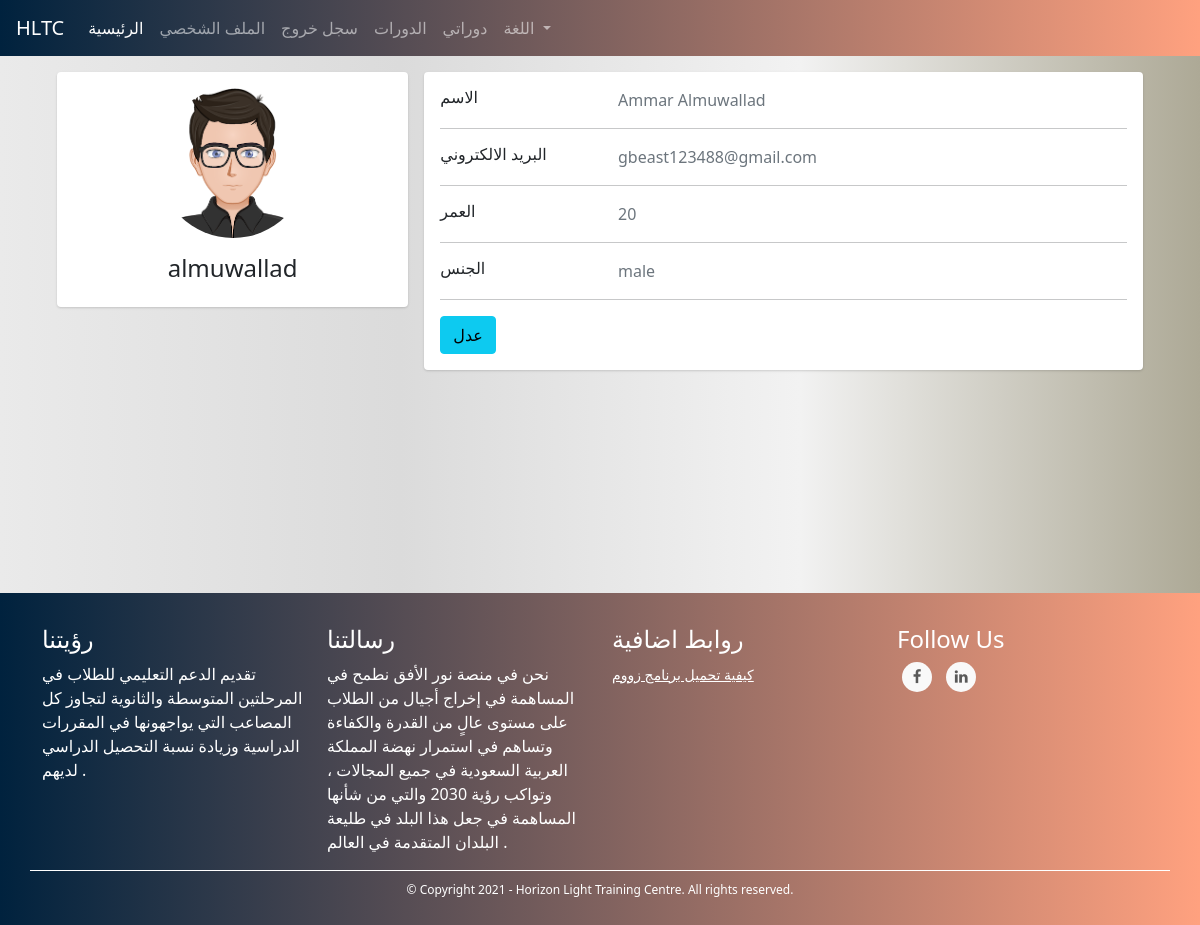
The app's page /students/profile (signed in), older data.
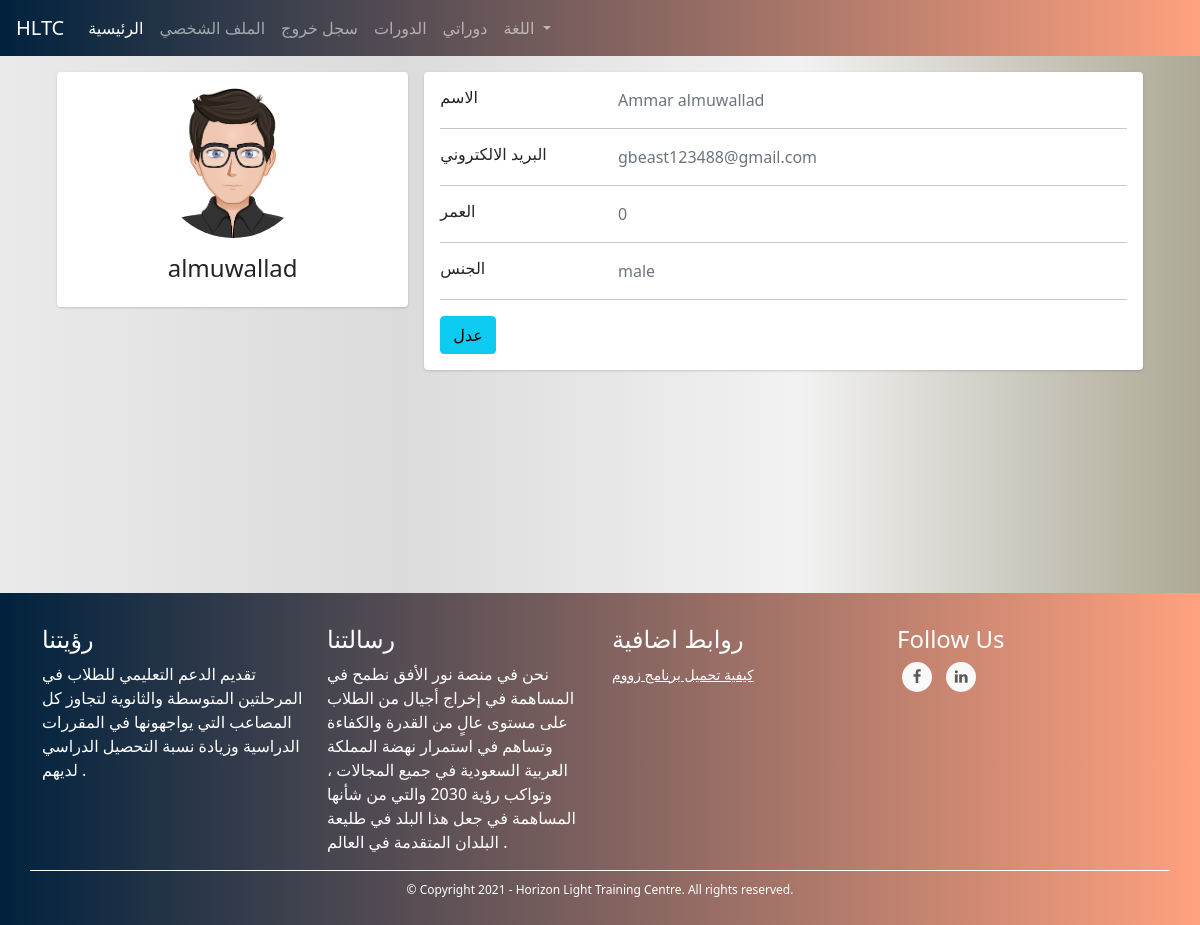
The same page, newer data.
### TUTOR/models.py (models this page shows, shortened)
class UserModel(db.Model, UserMixin):
    id = db.Column(db.Integer, primary_key=True)
    first_name = db.Column(db.String(128), nullable=False)
    last_name = db.Column(db.String(128), nullable=False)
    username = db.Column(db.String(20), unique=True, nullable=False)
    email = db.Column(db.String(256), unique=True, nullable=False)
    password = db.Column(db.String(255), nullable=False)
    user_type = db.Column(db.String(30), nullable=False)
    _gender = db.Column(db.Boolean, nullable=False, default=True)
    email_confirmation_code = db.Column(db.String(5), nullable=True)
    is_confirmed = db.Column(db.Boolean, nullable=False, default=False)
    creation_date = db.Column(db.DateTime, nullable=False, default=datetime.utcnow)
    admin_data_model = db.relationship('AdminDataModel', backref='user', uselist=False)
    tutor_data_model = db.relationship('TutorDataModel', backref='user', uselist=False)
    student_data_model = db.relationship('StudentDataModel', backref='user', uselist=False)
    @property
    def full_name(self):
        return self.first_name + " " + self.last_name
    @property
    def gender(self):
        return "male" if self._gender else "female"

class StudentDataModel(db.Model):
    id = db.Column(db.Integer, primary_key=True)
    date_of_birth = db.Column(db.DateTime, nullable=False)
    user_id = db.Column(db.Integer, db.ForeignKey('user_model.id'))
    courses = db.relationship('CourseModel', secondary=courses, lazy='subquery',
        backref=db.backref('students', lazy=True))
    @property
    def age(self):
        return int((datetime.date(datetime.utcnow()) - datetime.date(self.date_of_birth)).days / 365)

### TUTOR/STUDENTS/routes.py (the view)
@students_blueprint.route("/students/profile", methods=["GET"])
@login_required(["student"])
def profile():
    return render_template("students/new_profile.html")

### TUTOR/STUDENTS/routes.py (called while the page is built)
@students_blueprint.context_processor
def utility_processor():
    return dict(get_language_text=LngObj.get_language_text, get_current_page_language_list=LngObj.get_current_page_language_list, languages=LANGUAGES, admin_types=ADMIN_TYPES, settings=SiteSettingsModel.instance())

### TUTOR/models.py (called while the page is built)
@login_manager.user_loader
def load_user(user_id):
    return UserModel.query.get(int(user_id))

    @classmethod
    def instance(cls):
        return cls.query.get(1)

### TUTOR/utils/utils.py (called while the page is built)
def login_required(roles=[]):
	def wrapper(fn):
		@wraps(fn)
		def decorated_view(*args, **kwargs):
			if request.method in EXEMPT_METHODS:
				return fn(*args, **kwargs)
			elif current_app.login_manager._login_disabled:
				return fn(*args, **kwargs)
			elif not current_user.is_authenticated:
				return current_app.login_manager.unauthorized()
			role = current_user.user_type
			if ( (role not in roles) and (roles != []) ):
				return current_app.login_manager.unauthorized()
			return fn(*args, **kwargs)
		return decorated_view
	return wrapper

### TUTOR/templates/students/new_profile.html (shortened to what this page needs)
{% extends "template.html" %}
{% block content %}
<link rel="stylesheet" href="{{ url_for('static', filename='css/students/profile.css') }}">
<div class="container">
    <div class="main-body">
      <div class="row justify-content-center">
        <div class="col-sm-7 my-col">
        </div>
    </div>
          <div class="row gutters-sm">
            <div class="col-md-4 mb-3">
              <div class="card">
                <div class="card-body">
                  <div class="d-flex flex-column align-items-center text-center">
                    {% if current_user._gender  %}
                    <img src="{{ url_for('static', filename='images/male_student.png') }}" alt="Admin" class="rounded-circle" width="150">
                    {% else %}
                    <img src="{{ url_for('static', filename='images/female_student2.jpg') }}" alt="Admin" class="rounded-circle" width="150">
                    {% endif %}
                    <div class="mt-3">
                      <h4>{{ current_user.username }}</h4>
                    </div>
                  </div>
                </div>
              </div>
            </div>
            <div class="col-md-8">
              <div class="card mb-3">
                <div class="card-body">
                  <div class="row">
                    <div class="col-sm-3">
                      <h6 class="mb-0">الاسم</h6>
                    </div>
                    <div class="col-sm-9 text-secondary">
                      {{ current_user.full_name }}
                    </div>
                  </div>
                  <hr>
                  <div class="row">
                    <div class="col-sm-3">
                      <h6 class="mb-0">البريد الالكتروني</h6>
                    </div>
                    <div class="col-sm-9 text-secondary">
                      {{ current_user.email }}
                    </div>
                  </div>
                  <hr>
                  <div class="row">
                    <div class="col-sm-3">
                      <h6 class="mb-0">العمر</h6>
                    </div>
                    <div class="col-sm-9 text-secondary">
                      {{ current_user.student_data_model.age }}
                    </div>
                  </div>
                  <hr>
                  <div class="row">
                    <div class="col-sm-3">
                      <h6 class="mb-0">الجنس</h6>
                    </div>
                    <div class="col-sm-9 text-secondary">
                      {{ current_user.gender }}
                    </div>
                  </div>
                  <hr>
                  <div class="row">
                    <div class="col-sm-12">
                      <a class="btn btn-info " href="{{ url_for('students_blueprint.edit_profile') }}">عدل</a>
                    </div>
                  </div>
                </div>
              </div>
            </div>
          </div>
        </div>
    </div>
    <br><br><br><br><br><br><br><br>
{% endblock %}

### TUTOR/templates/template.html (shortened to what this page needs)
<!DOCTYPE html>
<html lang="en">
<head>
    <link rel="stylesheet" href="https://maxcdn.bootstrapcdn.com/bootstrap/4.0.0/css/bootstrap.min.css">
    <link href="https://cdn.jsdelivr.net/npm/bootstrap@5.0.0-beta1/dist/css/bootstrap.min.css" rel="stylesheet">
    <link href="https://maxcdn.bootstrapcdn.com/font-awesome/4.7.0/css/font-awesome.min.css" rel="stylesheet" >
    <link rel="stylesheet" href="{{ url_for('static', filename='css/footer.css') }}">
    <link rel="stylesheet" href="{{ url_for('static', filename='css/snippets/navbar.css') }}">
    <link rel="stylesheet" href="{{ url_for('static', filename='css/global.css') }}">
    <link rel="stylesheet" href="https://cdn.jsdelivr.net/npm/bootstrap-icons@1.3.0/font/bootstrap-icons.css">
</head>
<body>
    {% if current_user.is_authenticated %}
        {% if current_user.user_type == "tutor" %}
            {% include "snippets/tutors/header.html" %}
        {% elif current_user.user_type == "student" %}
            {% include "snippets/students/header.html" %}
        {% elif current_user.user_type in admin_types %}
            {% include "snippets/admins/header.html" %}
        {% endif %}
    {% else %}
        {% include "snippets/header.html" %}
    {% endif %}
    {% block content %}
    {% endblock %}
  {% include "snippets/footer.html" %}
</body>
</html>

### TUTOR/templates/snippets/students/header.html (shortened to what this page needs)
<nav class="navbar navbar-expand-lg navbar-dark my-navbar">
    <a class="navbar-brand" href="#">HLTC</a>
    <div class="collapse navbar-collapse" id="navbarNav">
      <ul class="navbar-nav">
        <li class="nav-item active">
          <a class="nav-link" href="{{ url_for('main_blueprint.home') }}">الرئيسية</a>
        </li>
        <li class="nav-item">
          <a class="nav-link" href="{{ url_for('students_blueprint.profile') }}">الملف الشخصي</a>
        </li>
        <li class="nav-item">
          <a class="nav-link" href="{{ url_for('users_blueprint.logout') }}">سجل خروج</a>
        </li>
        <li class="nav-item">
            <a class="nav-link" href="{{ url_for('courses_blueprint.courses') }}">الدورات</a>
        </li>
        <li class="nav-item">
          <a class="nav-link" href="{{ url_for('students_blueprint.my_courses') }}">دوراتي</a>
      </li>
        {% include "snippets/language_select_bootstrap.html" %}
      </ul>
    </div>
  </nav>

### TUTOR/templates/snippets/language_select_bootstrap.html (shortened to what this page needs)
<li class="nav-item dropdown">
    <a class="nav-link dropdown-toggle" href="#" id="navbarDropdown" role="button" data-toggle="dropdown" aria-haspopup="true" aria-expanded="false">
      اللغة
    </a>
  </li>

### TUTOR/templates/snippets/footer.html (shortened to what this page needs)
<link rel="stylesheet" href="{{ url_for('static', filename='css/footer.css') }}">
<footer class="mainfooter" role="contentinfo">
    <div class="footer-middle">
    <div class="container">
      <div class="row">
        <div class="col-md-3 col-sm-6">
          <div class="footer-pad">
            <h4>رؤيتنا</h4>
            <ul class="list-unstyled">
              <li>تقديم الدعم التعليمي للطلاب في المرحلتين المتوسطة والثانوية لتجاوز كل المصاعب التي يواجهونها في المقررات الدراسية وزيادة نسبة التحصيل الدراسي لديهم .</li>
            </ul>
          </div>
        </div>
        <div class="col-md-3 col-sm-6">
          <div class="footer-pad">
            <h4>رسالتنا</h4>
            <ul class="list-unstyled">
              <li>نحن في منصة نور الأفق نطمح في المساهمة في إخراج أجيال من الطلاب على مستوى عالٍ من القدرة والكفاءة وتساهم في استمرار نهضة المملكة العربية السعودية في جميع المجالات ، وتواكب رؤية 2030 والتي من شأنها المساهمة في جعل هذا البلد في طليعة البلدان المتقدمة في العالم .</li>
            </ul>
          </div>
        </div>
        <div class="col-md-3 col-sm-6">
          <div class="footer-pad">
            <h4>روابط اضافية</h4>
            <ul class="list-unstyled">
              <li><a href="{{ url_for('main_blueprint.how_to_download_zoom') }}">كيفية تحميل برنامج زووم</a></li>
            </ul>
          </div>
        </div>
          <div class="col-md-3">
              <h4>Follow Us</h4>
              <ul class="social-network social-circle">
               <li><a href="#" class="icoFacebook" title="Facebook"><i class="fa fa-facebook"></i></a></li>
               <li><a href="#" class="icoLinkedin" title="Linkedin"><i class="fa fa-linkedin"></i></a></li>
              </ul>
          </div>
      </div>
      <div class="row">
          <div class="col-md-12 copy">
              <p class="text-center">&copy; Copyright 2021 - Horizon Light Training Centre.  All rights reserved.</p>
          </div>
      </div>
    </div>
    </div>
  </footer>

### TUTOR/static/css/footer.css (style rules this page uses)
footer { bottom: 0; left: 0; right: 0; background: #FFA17F; background: -webkit-linear-gradient(to right, #00223E, #FFA17F); background: linear-gradient(to right, #00223E, #FFA17F); color: white; clear: both; }
footer a { color: #fff; font-size: 14px; transition-duration: 0.2s; }
.copy { font-size: 12px; padding: 10px; border-top: 1px solid #FFFFFF; }
.footer-middle { padding-top: 2em; color: white; }
ul.social-network { list-style: none; display: inline; margin-left: 0 !important; padding: 0; }
ul.social-network li { display: inline; margin: 0 5px; }
.social-circle li a { display: inline-block; position: relative; margin: 0 auto 0 auto; -moz-border-radius: 50%; -webkit-border-radius: 50%; border-radius: 50%; text-align: center; width: 30px; height: 30px; font-size: 15px; }
.social-circle li i { margin: 0; line-height: 30px; text-align: center; }
.social-circle i { color: #595959; -webkit-transition: all 0.8s; -moz-transition: all 0.8s; -o-transition: all 0.8s; -ms-transition: all 0.8s; transition: all 0.8s; }
.social-network a { background-color: #F9F9F9; }

### TUTOR/static/css/snippets/navbar.css (style rules this page uses)
.my-navbar { background: #FFA17F; background: -webkit-linear-gradient(to right, #00223E, #FFA17F); background: linear-gradient(to right, #00223E, #FFA17F); }

### TUTOR/static/css/global.css (style rules this page uses)
body { background: #ADA996; background: -webkit-linear-gradient(to right, #EAEAEA, #DBDBDB, #F2F2F2, #ADA996); background: linear-gradient(to right, #EAEAEA, #DBDBDB, #F2F2F2, #ADA996); }

### TUTOR/static/css/students/profile.css (style rules this page uses)
.main-body { padding: 15px; }
.card { box-shadow: 0 1px 3px 0 rgba(0,0,0,.1), 0 1px 2px 0 rgba(0,0,0,.06); }
.card { position: relative; display: flex; flex-direction: column; min-width: 0; word-wrap: break-word; background-color: #fff; background-clip: border-box; border: 0 solid rgba(0,0,0,.125); border-radius: .25rem; }
.card-body { flex: 1 1 auto; min-height: 1px; padding: 1rem; }
.gutters-sm { margin-right: -8px; margin-left: -8px; }
.gutters-sm>.col, .gutters-sm>[class*=col-] { padding-right: 8px; padding-left: 8px; }
.mb-3, .my-3 { margin-bottom: 1rem!important; }

Row changes from the older to the newer data that the page shows:
changed UserModel "almuwallad": full_name "Ammar Almuwallad" → "Ammar almuwallad"
changed StudentDataModel: student_data_model.age "20" → "0"
